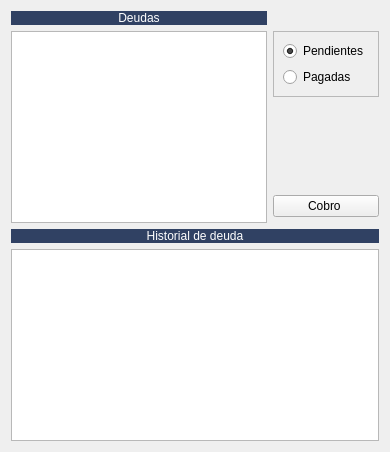
         <widget class="QWidget" name="tab_deudas">
          <property name="styleSheet">
           <string notr="true"/>
          </property>
          <attribute name="title">
           <string>Gestión deuda cliente</string>
          </attribute>
          <layout class="QGridLayout" name="gridLayout_20">
           <item row="3" column="1">
            <widget class="QPushButton" name="btnCobroTotal">
             <property name="text">
              <string>Cobro </string>
             </property>
             <property name="icon">
              <iconset resource="../maya.qrc">
               <normaloff>:/Icons/PNG/Fp.png</normaloff>:/Icons/PNG/Fp.png</iconset>
             </property>
             <property name="iconSize">
              <size>
               <width>34</width>
               <height>34</height>
              </size>
             </property>
            </widget>
           </item>
           <item row="0" column="0">
            <widget class="QLabel" name="label_83">
             <property name="styleSheet">
              <string notr="true">background: #304163;
color: rgb(255,255,255);</string>
             </property>
             <property name="text">
              <string>Deudas</string>
             </property>
             <property name="alignment">
              <set>Qt::AlignCenter</set>
             </property>
            </widget>
           </item>
           <item row="1" column="1">
            <widget class="QFrame" name="frame">
             <property name="frameShape">
              <enum>QFrame::StyledPanel</enum>
             </property>
             <property name="frameShadow">
              <enum>QFrame::Raised</enum>
             </property>
             <layout class="QVBoxLayout" name="verticalLayout">
              <item>
               <widget class="QRadioButton" name="radPendientes">
                <property name="text">
                 <string>Pendientes</string>
                </property>
                <property name="checked">
                 <bool>true</bool>
                </property>
               </widget>
              </item>
              <item>
               <widget class="QRadioButton" name="radPagadas">
                <property name="text">
                 <string>Pagadas</string>
                </property>
               </widget>
              </item>
             </layout>
            </widget>
           </item>
           <item row="1" column="0" rowspan="4">
            <widget class="QTableView" name="TablaDeudas">
             <property name="alternatingRowColors">
              <bool>true</bool>
             </property>
             <property name="selectionMode">
              <enum>QAbstractItemView::SingleSelection</enum>
             </property>
             <property name="selectionBehavior">
              <enum>QAbstractItemView::SelectRows</enum>
             </property>
             <attribute name="horizontalHeaderStretchLastSection">
              <bool>true</bool>
             </attribute>
            </widget>
           </item>
           <item row="2" column="1">
            <spacer name="verticalSpacer_5">
             <property name="orientation">
              <enum>Qt::Vertical</enum>
             </property>
             <property name="sizeHint" stdset="0">
              <size>
               <width>20</width>
               <height>40</height>
              </size>
             </property>
            </spacer>
           </item>
           <item row="5" column="0" colspan="2">
            <widget class="QLabel" name="label_84">
             <property name="styleSheet">
              <string notr="true">background: #304163;
color: rgb(255,255,255);</string>
             </property>
             <property name="text">
              <string>Historial de deuda</string>
             </property>
             <property name="alignment">
              <set>Qt::AlignCenter</set>
             </property>
            </widget>
           </item>
           <item row="6" column="0" colspan="2">
            <widget class="QTableView" name="tablahistorial_deudas"/>
           </item>
          </layout>
         </widget>
